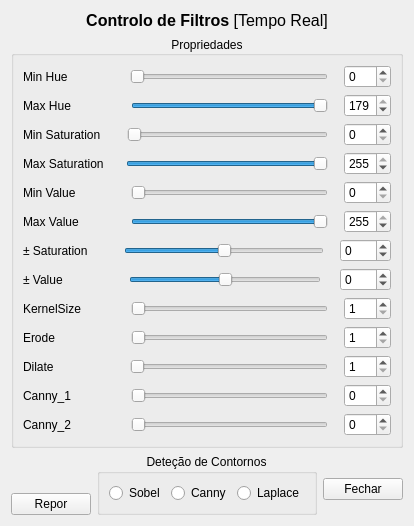
<?xml version="1.0" encoding="UTF-8"?>
<ui version="4.0">
 <class>Form</class>
 <widget class="QWidget" name="Form">
  <property name="geometry">
   <rect>
    <x>0</x>
    <y>0</y>
    <width>414</width>
    <height>498</height>
   </rect>
  </property>
  <property name="minimumSize">
   <size>
    <width>280</width>
    <height>0</height>
   </size>
  </property>
  <property name="windowTitle">
   <string>Controlo de Filtros</string>
  </property>
  <property name="windowIcon">
   <iconset>
    <normaloff>icons/colour.ico</normaloff>icons/colour.ico</iconset>
  </property>
  <layout class="QVBoxLayout" name="verticalLayout">
   <item>
    <spacer name="verticalSpacer">
     <property name="orientation">
      <enum>Qt::Vertical</enum>
     </property>
     <property name="sizeType">
      <enum>QSizePolicy::Preferred</enum>
     </property>
     <property name="sizeHint" stdset="0">
      <size>
       <width>20</width>
       <height>5</height>
      </size>
     </property>
    </spacer>
   </item>
   <item>
    <widget class="QLabel" name="title_lb">
     <property name="sizePolicy">
      <sizepolicy hsizetype="Preferred" vsizetype="Fixed">
       <horstretch>0</horstretch>
       <verstretch>100</verstretch>
      </sizepolicy>
     </property>
     <property name="font">
      <font>
       <family>MS Shell Dlg 2</family>
       <pointsize>12</pointsize>
       <weight>50</weight>
       <italic>false</italic>
       <bold>false</bold>
      </font>
     </property>
     <property name="layoutDirection">
      <enum>Qt::LeftToRight</enum>
     </property>
     <property name="styleSheet">
      <string notr="true">font: 12pt &quot;MS Shell Dlg 2&quot;;</string>
     </property>
     <property name="text">
      <string>&lt;html&gt;&lt;head/&gt;&lt;body&gt;&lt;p&gt;&lt;span style=&quot; font-weight:600;&quot;&gt;Controlo de Filtros&lt;/span&gt; [Tempo Real]&lt;/p&gt;&lt;/body&gt;&lt;/html&gt;</string>
     </property>
     <property name="textFormat">
      <enum>Qt::AutoText</enum>
     </property>
     <property name="alignment">
      <set>Qt::AlignCenter</set>
     </property>
    </widget>
   </item>
   <item>
    <spacer name="verticalSpacer_2">
     <property name="orientation">
      <enum>Qt::Vertical</enum>
     </property>
     <property name="sizeType">
      <enum>QSizePolicy::Preferred</enum>
     </property>
     <property name="sizeHint" stdset="0">
      <size>
       <width>20</width>
       <height>13</height>
      </size>
     </property>
    </spacer>
   </item>
   <item>
    <widget class="QGroupBox" name="properties_groupBox">
     <property name="title">
      <string>Propriedades</string>
     </property>
     <property name="alignment">
      <set>Qt::AlignCenter</set>
     </property>
     <layout class="QVBoxLayout" name="verticalLayout_2">
      <item>
       <layout class="QHBoxLayout" name="horizontalLayout">
        <item>
         <widget class="QLabel" name="minhue_lb">
          <property name="sizePolicy">
           <sizepolicy hsizetype="Preferred" vsizetype="Expanding">
            <horstretch>0</horstretch>
            <verstretch>0</verstretch>
           </sizepolicy>
          </property>
          <property name="text">
           <string>Min Hue     ⠀      </string>
          </property>
          <property name="scaledContents">
           <bool>false</bool>
          </property>
          <property name="alignment">
           <set>Qt::AlignLeading|Qt::AlignLeft|Qt::AlignVCenter</set>
          </property>
         </widget>
        </item>
        <item>
         <spacer name="horizontalSpacer_6">
          <property name="orientation">
           <enum>Qt::Horizontal</enum>
          </property>
          <property name="sizeType">
           <enum>QSizePolicy::Preferred</enum>
          </property>
          <property name="sizeHint" stdset="0">
           <size>
            <width>10</width>
            <height>20</height>
           </size>
          </property>
         </spacer>
        </item>
        <item>
         <widget class="QSlider" name="minhue_slider">
          <property name="maximum">
           <number>179</number>
          </property>
          <property name="orientation">
           <enum>Qt::Horizontal</enum>
          </property>
         </widget>
        </item>
        <item>
         <spacer name="horizontalSpacer_12">
          <property name="orientation">
           <enum>Qt::Horizontal</enum>
          </property>
          <property name="sizeType">
           <enum>QSizePolicy::Preferred</enum>
          </property>
          <property name="sizeHint" stdset="0">
           <size>
            <width>10</width>
            <height>20</height>
           </size>
          </property>
         </spacer>
        </item>
        <item>
         <widget class="QSpinBox" name="minhue_spinbox">
          <property name="sizePolicy">
           <sizepolicy hsizetype="Preferred" vsizetype="Fixed">
            <horstretch>0</horstretch>
            <verstretch>0</verstretch>
           </sizepolicy>
          </property>
          <property name="minimumSize">
           <size>
            <width>47</width>
            <height>0</height>
           </size>
          </property>
          <property name="inputMethodHints">
           <set>Qt::ImhDigitsOnly</set>
          </property>
          <property name="minimum">
           <number>0</number>
          </property>
          <property name="maximum">
           <number>179</number>
          </property>
          <property name="value">
           <number>0</number>
          </property>
         </widget>
        </item>
       </layout>
      </item>
      <item>
       <layout class="QHBoxLayout" name="horizontalLayout_4">
        <item>
         <widget class="QLabel" name="maxhue_lb">
          <property name="sizePolicy">
           <sizepolicy hsizetype="Preferred" vsizetype="Expanding">
            <horstretch>0</horstretch>
            <verstretch>0</verstretch>
           </sizepolicy>
          </property>
          <property name="text">
           <string>Max Hue             </string>
          </property>
         </widget>
        </item>
        <item>
         <spacer name="horizontalSpacer_4">
          <property name="orientation">
           <enum>Qt::Horizontal</enum>
          </property>
          <property name="sizeType">
           <enum>QSizePolicy::Preferred</enum>
          </property>
          <property name="sizeHint" stdset="0">
           <size>
            <width>10</width>
            <height>20</height>
           </size>
          </property>
         </spacer>
        </item>
        <item>
         <widget class="QSlider" name="maxhue_slider">
          <property name="maximum">
           <number>179</number>
          </property>
          <property name="value">
           <number>179</number>
          </property>
          <property name="orientation">
           <enum>Qt::Horizontal</enum>
          </property>
         </widget>
        </item>
        <item>
         <spacer name="horizontalSpacer_9">
          <property name="orientation">
           <enum>Qt::Horizontal</enum>
          </property>
          <property name="sizeType">
           <enum>QSizePolicy::Preferred</enum>
          </property>
          <property name="sizeHint" stdset="0">
           <size>
            <width>10</width>
            <height>20</height>
           </size>
          </property>
         </spacer>
        </item>
        <item>
         <widget class="QSpinBox" name="maxhue_spinbox">
          <property name="sizePolicy">
           <sizepolicy hsizetype="Preferred" vsizetype="Fixed">
            <horstretch>0</horstretch>
            <verstretch>0</verstretch>
           </sizepolicy>
          </property>
          <property name="minimumSize">
           <size>
            <width>47</width>
            <height>0</height>
           </size>
          </property>
          <property name="inputMethodHints">
           <set>Qt::ImhDigitsOnly</set>
          </property>
          <property name="minimum">
           <number>0</number>
          </property>
          <property name="maximum">
           <number>179</number>
          </property>
          <property name="value">
           <number>179</number>
          </property>
         </widget>
        </item>
       </layout>
      </item>
      <item>
       <layout class="QHBoxLayout" name="horizontalLayout_2">
        <item>
         <widget class="QLabel" name="minsat_lb">
          <property name="sizePolicy">
           <sizepolicy hsizetype="Preferred" vsizetype="Expanding">
            <horstretch>0</horstretch>
            <verstretch>0</verstretch>
           </sizepolicy>
          </property>
          <property name="text">
           <string>Min Saturation   </string>
          </property>
         </widget>
        </item>
        <item>
         <spacer name="horizontalSpacer_5">
          <property name="orientation">
           <enum>Qt::Horizontal</enum>
          </property>
          <property name="sizeType">
           <enum>QSizePolicy::Preferred</enum>
          </property>
          <property name="sizeHint" stdset="0">
           <size>
            <width>10</width>
            <height>20</height>
           </size>
          </property>
         </spacer>
        </item>
        <item>
         <widget class="QSlider" name="minsat_slider">
          <property name="sizePolicy">
           <sizepolicy hsizetype="Expanding" vsizetype="Fixed">
            <horstretch>0</horstretch>
            <verstretch>0</verstretch>
           </sizepolicy>
          </property>
          <property name="maximum">
           <number>255</number>
          </property>
          <property name="orientation">
           <enum>Qt::Horizontal</enum>
          </property>
         </widget>
        </item>
        <item>
         <spacer name="horizontalSpacer_11">
          <property name="orientation">
           <enum>Qt::Horizontal</enum>
          </property>
          <property name="sizeType">
           <enum>QSizePolicy::Preferred</enum>
          </property>
          <property name="sizeHint" stdset="0">
           <size>
            <width>10</width>
            <height>20</height>
           </size>
          </property>
         </spacer>
        </item>
        <item>
         <widget class="QSpinBox" name="minsat_spinbox">
          <property name="sizePolicy">
           <sizepolicy hsizetype="Preferred" vsizetype="Fixed">
            <horstretch>0</horstretch>
            <verstretch>0</verstretch>
           </sizepolicy>
          </property>
          <property name="minimumSize">
           <size>
            <width>47</width>
            <height>0</height>
           </size>
          </property>
          <property name="inputMethodHints">
           <set>Qt::ImhDigitsOnly</set>
          </property>
          <property name="minimum">
           <number>0</number>
          </property>
          <property name="maximum">
           <number>255</number>
          </property>
         </widget>
        </item>
       </layout>
      </item>
      <item>
       <layout class="QHBoxLayout" name="horizontalLayout_5">
        <item>
         <widget class="QLabel" name="maxsat_lb">
          <property name="sizePolicy">
           <sizepolicy hsizetype="Preferred" vsizetype="Expanding">
            <horstretch>0</horstretch>
            <verstretch>0</verstretch>
           </sizepolicy>
          </property>
          <property name="text">
           <string>Max Saturation   </string>
          </property>
         </widget>
        </item>
        <item>
         <spacer name="horizontalSpacer_3">
          <property name="orientation">
           <enum>Qt::Horizontal</enum>
          </property>
          <property name="sizeType">
           <enum>QSizePolicy::Preferred</enum>
          </property>
          <property name="sizeHint" stdset="0">
           <size>
            <width>10</width>
            <height>20</height>
           </size>
          </property>
         </spacer>
        </item>
        <item>
         <widget class="QSlider" name="maxsat_slider">
          <property name="maximum">
           <number>255</number>
          </property>
          <property name="value">
           <number>255</number>
          </property>
          <property name="orientation">
           <enum>Qt::Horizontal</enum>
          </property>
         </widget>
        </item>
        <item>
         <spacer name="horizontalSpacer_8">
          <property name="orientation">
           <enum>Qt::Horizontal</enum>
          </property>
          <property name="sizeType">
           <enum>QSizePolicy::Preferred</enum>
          </property>
          <property name="sizeHint" stdset="0">
           <size>
            <width>10</width>
            <height>20</height>
           </size>
          </property>
         </spacer>
        </item>
        <item>
         <widget class="QSpinBox" name="maxsat_spinbox">
          <property name="sizePolicy">
           <sizepolicy hsizetype="Preferred" vsizetype="Fixed">
            <horstretch>0</horstretch>
            <verstretch>0</verstretch>
           </sizepolicy>
          </property>
          <property name="minimumSize">
           <size>
            <width>47</width>
            <height>0</height>
           </size>
          </property>
          <property name="inputMethodHints">
           <set>Qt::ImhDigitsOnly</set>
          </property>
          <property name="minimum">
           <number>0</number>
          </property>
          <property name="maximum">
           <number>255</number>
          </property>
          <property name="value">
           <number>255</number>
          </property>
         </widget>
        </item>
       </layout>
      </item>
      <item>
       <layout class="QHBoxLayout" name="horizontalLayout_3">
        <item>
         <widget class="QLabel" name="minval_lb">
          <property name="sizePolicy">
           <sizepolicy hsizetype="Preferred" vsizetype="Expanding">
            <horstretch>0</horstretch>
            <verstretch>0</verstretch>
           </sizepolicy>
          </property>
          <property name="text">
           <string>Min Value   ⠀      </string>
          </property>
         </widget>
        </item>
        <item>
         <spacer name="horizontalSpacer">
          <property name="orientation">
           <enum>Qt::Horizontal</enum>
          </property>
          <property name="sizeType">
           <enum>QSizePolicy::Preferred</enum>
          </property>
          <property name="sizeHint" stdset="0">
           <size>
            <width>10</width>
            <height>20</height>
           </size>
          </property>
         </spacer>
        </item>
        <item>
         <widget class="QSlider" name="minval_slider">
          <property name="maximum">
           <number>255</number>
          </property>
          <property name="orientation">
           <enum>Qt::Horizontal</enum>
          </property>
         </widget>
        </item>
        <item>
         <spacer name="horizontalSpacer_10">
          <property name="orientation">
           <enum>Qt::Horizontal</enum>
          </property>
          <property name="sizeType">
           <enum>QSizePolicy::Preferred</enum>
          </property>
          <property name="sizeHint" stdset="0">
           <size>
            <width>10</width>
            <height>20</height>
           </size>
          </property>
         </spacer>
        </item>
        <item>
         <widget class="QSpinBox" name="minval_spinbox">
          <property name="sizePolicy">
           <sizepolicy hsizetype="Preferred" vsizetype="Fixed">
            <horstretch>0</horstretch>
            <verstretch>0</verstretch>
           </sizepolicy>
          </property>
          <property name="minimumSize">
           <size>
            <width>47</width>
            <height>0</height>
           </size>
          </property>
          <property name="inputMethodHints">
           <set>Qt::ImhDigitsOnly</set>
          </property>
          <property name="minimum">
           <number>0</number>
          </property>
          <property name="maximum">
           <number>255</number>
          </property>
         </widget>
        </item>
       </layout>
      </item>
      <item>
       <layout class="QHBoxLayout" name="horizontalLayout_6">
        <item>
         <widget class="QLabel" name="maxval_lb">
          <property name="enabled">
           <bool>true</bool>
          </property>
          <property name="sizePolicy">
           <sizepolicy hsizetype="Preferred" vsizetype="Expanding">
            <horstretch>0</horstretch>
            <verstretch>0</verstretch>
           </sizepolicy>
          </property>
          <property name="text">
           <string>Max Value    ⠀    </string>
          </property>
         </widget>
        </item>
        <item>
         <spacer name="horizontalSpacer_2">
          <property name="orientation">
           <enum>Qt::Horizontal</enum>
          </property>
          <property name="sizeType">
           <enum>QSizePolicy::Preferred</enum>
          </property>
          <property name="sizeHint" stdset="0">
           <size>
            <width>10</width>
            <height>20</height>
           </size>
          </property>
         </spacer>
        </item>
        <item>
         <widget class="QSlider" name="maxval_slider">
          <property name="maximum">
           <number>255</number>
          </property>
          <property name="value">
           <number>255</number>
          </property>
          <property name="orientation">
           <enum>Qt::Horizontal</enum>
          </property>
         </widget>
        </item>
        <item>
         <spacer name="horizontalSpacer_7">
          <property name="orientation">
           <enum>Qt::Horizontal</enum>
          </property>
          <property name="sizeType">
           <enum>QSizePolicy::Preferred</enum>
          </property>
          <property name="sizeHint" stdset="0">
           <size>
            <width>10</width>
            <height>20</height>
           </size>
          </property>
         </spacer>
        </item>
        <item>
         <widget class="QSpinBox" name="maxval_spinbox">
          <property name="sizePolicy">
           <sizepolicy hsizetype="Preferred" vsizetype="Fixed">
            <horstretch>0</horstretch>
            <verstretch>0</verstretch>
           </sizepolicy>
          </property>
          <property name="minimumSize">
           <size>
            <width>47</width>
            <height>0</height>
           </size>
          </property>
          <property name="inputMethodHints">
           <set>Qt::ImhDigitsOnly</set>
          </property>
          <property name="minimum">
           <number>0</number>
          </property>
          <property name="maximum">
           <number>255</number>
          </property>
          <property name="value">
           <number>255</number>
          </property>
         </widget>
        </item>
       </layout>
      </item>
      <item>
       <layout class="QHBoxLayout" name="horizontalLayout_7">
        <item>
         <widget class="QLabel" name="addsubsat_lb">
          <property name="sizePolicy">
           <sizepolicy hsizetype="Preferred" vsizetype="Expanding">
            <horstretch>0</horstretch>
            <verstretch>0</verstretch>
           </sizepolicy>
          </property>
          <property name="text">
           <string>± Saturation      </string>
          </property>
         </widget>
        </item>
        <item>
         <spacer name="horizontalSpacer_13">
          <property name="orientation">
           <enum>Qt::Horizontal</enum>
          </property>
          <property name="sizeType">
           <enum>QSizePolicy::Preferred</enum>
          </property>
          <property name="sizeHint" stdset="0">
           <size>
            <width>10</width>
            <height>20</height>
           </size>
          </property>
         </spacer>
        </item>
        <item>
         <widget class="QSlider" name="sataddsub_slider">
          <property name="minimum">
           <number>-255</number>
          </property>
          <property name="maximum">
           <number>255</number>
          </property>
          <property name="value">
           <number>0</number>
          </property>
          <property name="orientation">
           <enum>Qt::Horizontal</enum>
          </property>
         </widget>
        </item>
        <item>
         <spacer name="horizontalSpacer_14">
          <property name="orientation">
           <enum>Qt::Horizontal</enum>
          </property>
          <property name="sizeType">
           <enum>QSizePolicy::Preferred</enum>
          </property>
          <property name="sizeHint" stdset="0">
           <size>
            <width>10</width>
            <height>20</height>
           </size>
          </property>
         </spacer>
        </item>
        <item>
         <widget class="QSpinBox" name="sataddsub_spinbox">
          <property name="sizePolicy">
           <sizepolicy hsizetype="Preferred" vsizetype="Fixed">
            <horstretch>0</horstretch>
            <verstretch>0</verstretch>
           </sizepolicy>
          </property>
          <property name="minimumSize">
           <size>
            <width>47</width>
            <height>0</height>
           </size>
          </property>
          <property name="inputMethodHints">
           <set>Qt::ImhDigitsOnly</set>
          </property>
          <property name="minimum">
           <number>-255</number>
          </property>
          <property name="maximum">
           <number>255</number>
          </property>
         </widget>
        </item>
       </layout>
      </item>
      <item>
       <layout class="QHBoxLayout" name="horizontalLayout_8">
        <item>
         <widget class="QLabel" name="addsubsat_lb_2">
          <property name="sizePolicy">
           <sizepolicy hsizetype="Preferred" vsizetype="Expanding">
            <horstretch>0</horstretch>
            <verstretch>0</verstretch>
           </sizepolicy>
          </property>
          <property name="text">
           <string>± Value              </string>
          </property>
         </widget>
        </item>
        <item>
         <spacer name="horizontalSpacer_17">
          <property name="orientation">
           <enum>Qt::Horizontal</enum>
          </property>
          <property name="sizeType">
           <enum>QSizePolicy::Preferred</enum>
          </property>
          <property name="sizeHint" stdset="0">
           <size>
            <width>13</width>
            <height>20</height>
           </size>
          </property>
         </spacer>
        </item>
        <item>
         <widget class="QSlider" name="valaddsub_slider">
          <property name="minimum">
           <number>-255</number>
          </property>
          <property name="maximum">
           <number>255</number>
          </property>
          <property name="value">
           <number>0</number>
          </property>
          <property name="orientation">
           <enum>Qt::Horizontal</enum>
          </property>
         </widget>
        </item>
        <item>
         <spacer name="horizontalSpacer_18">
          <property name="orientation">
           <enum>Qt::Horizontal</enum>
          </property>
          <property name="sizeType">
           <enum>QSizePolicy::Preferred</enum>
          </property>
          <property name="sizeHint" stdset="0">
           <size>
            <width>13</width>
            <height>20</height>
           </size>
          </property>
         </spacer>
        </item>
        <item>
         <widget class="QSpinBox" name="valaddsub_spinbox">
          <property name="sizePolicy">
           <sizepolicy hsizetype="Preferred" vsizetype="Fixed">
            <horstretch>0</horstretch>
            <verstretch>0</verstretch>
           </sizepolicy>
          </property>
          <property name="minimumSize">
           <size>
            <width>47</width>
            <height>0</height>
           </size>
          </property>
          <property name="inputMethodHints">
           <set>Qt::ImhDigitsOnly</set>
          </property>
          <property name="minimum">
           <number>-255</number>
          </property>
          <property name="maximum">
           <number>255</number>
          </property>
         </widget>
        </item>
       </layout>
      </item>
      <item>
       <layout class="QHBoxLayout" name="horizontalLayout_11">
        <item>
         <widget class="QLabel" name="kernelsize_lb">
          <property name="sizePolicy">
           <sizepolicy hsizetype="Preferred" vsizetype="Expanding">
            <horstretch>0</horstretch>
            <verstretch>0</verstretch>
           </sizepolicy>
          </property>
          <property name="text">
           <string>KernelSize          </string>
          </property>
         </widget>
        </item>
        <item>
         <spacer name="horizontalSpacer_19">
          <property name="orientation">
           <enum>Qt::Horizontal</enum>
          </property>
          <property name="sizeType">
           <enum>QSizePolicy::Preferred</enum>
          </property>
          <property name="sizeHint" stdset="0">
           <size>
            <width>10</width>
            <height>20</height>
           </size>
          </property>
         </spacer>
        </item>
        <item>
         <widget class="QSlider" name="kernelsize_slider">
          <property name="minimum">
           <number>1</number>
          </property>
          <property name="maximum">
           <number>30</number>
          </property>
          <property name="pageStep">
           <number>1</number>
          </property>
          <property name="value">
           <number>1</number>
          </property>
          <property name="orientation">
           <enum>Qt::Horizontal</enum>
          </property>
         </widget>
        </item>
        <item>
         <spacer name="horizontalSpacer_20">
          <property name="orientation">
           <enum>Qt::Horizontal</enum>
          </property>
          <property name="sizeType">
           <enum>QSizePolicy::Preferred</enum>
          </property>
          <property name="sizeHint" stdset="0">
           <size>
            <width>10</width>
            <height>20</height>
           </size>
          </property>
         </spacer>
        </item>
        <item>
         <widget class="QSpinBox" name="kernelsize_spinbox">
          <property name="sizePolicy">
           <sizepolicy hsizetype="Preferred" vsizetype="Fixed">
            <horstretch>0</horstretch>
            <verstretch>0</verstretch>
           </sizepolicy>
          </property>
          <property name="minimumSize">
           <size>
            <width>47</width>
            <height>0</height>
           </size>
          </property>
          <property name="inputMethodHints">
           <set>Qt::ImhDigitsOnly</set>
          </property>
          <property name="minimum">
           <number>1</number>
          </property>
          <property name="maximum">
           <number>30</number>
          </property>
         </widget>
        </item>
       </layout>
      </item>
      <item>
       <layout class="QHBoxLayout" name="horizontalLayout_12">
        <item>
         <widget class="QLabel" name="erodelter_lb">
          <property name="sizePolicy">
           <sizepolicy hsizetype="Preferred" vsizetype="Expanding">
            <horstretch>0</horstretch>
            <verstretch>0</verstretch>
           </sizepolicy>
          </property>
          <property name="text">
           <string>Erode                  </string>
          </property>
         </widget>
        </item>
        <item>
         <spacer name="horizontalSpacer_21">
          <property name="orientation">
           <enum>Qt::Horizontal</enum>
          </property>
          <property name="sizeType">
           <enum>QSizePolicy::Preferred</enum>
          </property>
          <property name="sizeHint" stdset="0">
           <size>
            <width>10</width>
            <height>20</height>
           </size>
          </property>
         </spacer>
        </item>
        <item>
         <widget class="QSlider" name="erodelter_slider">
          <property name="minimum">
           <number>1</number>
          </property>
          <property name="maximum">
           <number>5</number>
          </property>
          <property name="value">
           <number>1</number>
          </property>
          <property name="orientation">
           <enum>Qt::Horizontal</enum>
          </property>
         </widget>
        </item>
        <item>
         <spacer name="horizontalSpacer_22">
          <property name="orientation">
           <enum>Qt::Horizontal</enum>
          </property>
          <property name="sizeType">
           <enum>QSizePolicy::Preferred</enum>
          </property>
          <property name="sizeHint" stdset="0">
           <size>
            <width>10</width>
            <height>20</height>
           </size>
          </property>
         </spacer>
        </item>
        <item>
         <widget class="QSpinBox" name="erodelter_spinbox">
          <property name="sizePolicy">
           <sizepolicy hsizetype="Preferred" vsizetype="Fixed">
            <horstretch>0</horstretch>
            <verstretch>0</verstretch>
           </sizepolicy>
          </property>
          <property name="minimumSize">
           <size>
            <width>47</width>
            <height>0</height>
           </size>
          </property>
          <property name="inputMethodHints">
           <set>Qt::ImhDigitsOnly</set>
          </property>
          <property name="minimum">
           <number>1</number>
          </property>
          <property name="maximum">
           <number>5</number>
          </property>
         </widget>
        </item>
       </layout>
      </item>
      <item>
       <layout class="QHBoxLayout" name="horizontalLayout_15">
        <item>
         <widget class="QLabel" name="dilatelter_lb">
          <property name="sizePolicy">
           <sizepolicy hsizetype="Preferred" vsizetype="Expanding">
            <horstretch>0</horstretch>
            <verstretch>0</verstretch>
           </sizepolicy>
          </property>
          <property name="text">
           <string>Dilate                  </string>
          </property>
         </widget>
        </item>
        <item>
         <spacer name="horizontalSpacer_27">
          <property name="orientation">
           <enum>Qt::Horizontal</enum>
          </property>
          <property name="sizeType">
           <enum>QSizePolicy::Preferred</enum>
          </property>
          <property name="sizeHint" stdset="0">
           <size>
            <width>10</width>
            <height>20</height>
           </size>
          </property>
         </spacer>
        </item>
        <item>
         <widget class="QSlider" name="dilatelter_slider">
          <property name="minimum">
           <number>1</number>
          </property>
          <property name="maximum">
           <number>5</number>
          </property>
          <property name="value">
           <number>1</number>
          </property>
          <property name="orientation">
           <enum>Qt::Horizontal</enum>
          </property>
         </widget>
        </item>
        <item>
         <spacer name="horizontalSpacer_28">
          <property name="orientation">
           <enum>Qt::Horizontal</enum>
          </property>
          <property name="sizeType">
           <enum>QSizePolicy::Preferred</enum>
          </property>
          <property name="sizeHint" stdset="0">
           <size>
            <width>10</width>
            <height>20</height>
           </size>
          </property>
         </spacer>
        </item>
        <item>
         <widget class="QSpinBox" name="dilatelter_spinbox">
          <property name="sizePolicy">
           <sizepolicy hsizetype="Preferred" vsizetype="Fixed">
            <horstretch>0</horstretch>
            <verstretch>0</verstretch>
           </sizepolicy>
          </property>
          <property name="minimumSize">
           <size>
            <width>47</width>
            <height>0</height>
           </size>
          </property>
          <property name="inputMethodHints">
           <set>Qt::ImhDigitsOnly</set>
          </property>
          <property name="minimum">
           <number>1</number>
          </property>
          <property name="maximum">
           <number>5</number>
          </property>
         </widget>
        </item>
       </layout>
      </item>
      <item>
       <layout class="QHBoxLayout" name="horizontalLayout_14">
        <item>
         <widget class="QLabel" name="canny1_lb">
          <property name="sizePolicy">
           <sizepolicy hsizetype="Preferred" vsizetype="Expanding">
            <horstretch>0</horstretch>
            <verstretch>0</verstretch>
           </sizepolicy>
          </property>
          <property name="text">
           <string>Canny_1             </string>
          </property>
         </widget>
        </item>
        <item>
         <spacer name="horizontalSpacer_25">
          <property name="orientation">
           <enum>Qt::Horizontal</enum>
          </property>
          <property name="sizeType">
           <enum>QSizePolicy::Preferred</enum>
          </property>
          <property name="sizeHint" stdset="0">
           <size>
            <width>10</width>
            <height>20</height>
           </size>
          </property>
         </spacer>
        </item>
        <item>
         <widget class="QSlider" name="canny1_slider">
          <property name="minimum">
           <number>0</number>
          </property>
          <property name="maximum">
           <number>200</number>
          </property>
          <property name="value">
           <number>0</number>
          </property>
          <property name="orientation">
           <enum>Qt::Horizontal</enum>
          </property>
         </widget>
        </item>
        <item>
         <spacer name="horizontalSpacer_26">
          <property name="orientation">
           <enum>Qt::Horizontal</enum>
          </property>
          <property name="sizeType">
           <enum>QSizePolicy::Preferred</enum>
          </property>
          <property name="sizeHint" stdset="0">
           <size>
            <width>10</width>
            <height>20</height>
           </size>
          </property>
         </spacer>
        </item>
        <item>
         <widget class="QSpinBox" name="canny1_spinbox">
          <property name="sizePolicy">
           <sizepolicy hsizetype="Preferred" vsizetype="Fixed">
            <horstretch>0</horstretch>
            <verstretch>0</verstretch>
           </sizepolicy>
          </property>
          <property name="minimumSize">
           <size>
            <width>47</width>
            <height>0</height>
           </size>
          </property>
          <property name="inputMethodHints">
           <set>Qt::ImhDigitsOnly</set>
          </property>
          <property name="minimum">
           <number>0</number>
          </property>
          <property name="maximum">
           <number>200</number>
          </property>
         </widget>
        </item>
       </layout>
      </item>
      <item>
       <layout class="QHBoxLayout" name="horizontalLayout_13">
        <item>
         <widget class="QLabel" name="canny2_lb">
          <property name="sizePolicy">
           <sizepolicy hsizetype="Preferred" vsizetype="Expanding">
            <horstretch>0</horstretch>
            <verstretch>0</verstretch>
           </sizepolicy>
          </property>
          <property name="text">
           <string>Canny_2             </string>
          </property>
         </widget>
        </item>
        <item>
         <spacer name="horizontalSpacer_23">
          <property name="orientation">
           <enum>Qt::Horizontal</enum>
          </property>
          <property name="sizeType">
           <enum>QSizePolicy::Preferred</enum>
          </property>
          <property name="sizeHint" stdset="0">
           <size>
            <width>10</width>
            <height>20</height>
           </size>
          </property>
         </spacer>
        </item>
        <item>
         <widget class="QSlider" name="canny2_slider">
          <property name="minimum">
           <number>0</number>
          </property>
          <property name="maximum">
           <number>500</number>
          </property>
          <property name="value">
           <number>0</number>
          </property>
          <property name="orientation">
           <enum>Qt::Horizontal</enum>
          </property>
         </widget>
        </item>
        <item>
         <spacer name="horizontalSpacer_24">
          <property name="orientation">
           <enum>Qt::Horizontal</enum>
          </property>
          <property name="sizeType">
           <enum>QSizePolicy::Preferred</enum>
          </property>
          <property name="sizeHint" stdset="0">
           <size>
            <width>10</width>
            <height>20</height>
           </size>
          </property>
         </spacer>
        </item>
        <item>
         <widget class="QSpinBox" name="canny2_spinbox">
          <property name="sizePolicy">
           <sizepolicy hsizetype="Preferred" vsizetype="Fixed">
            <horstretch>0</horstretch>
            <verstretch>0</verstretch>
           </sizepolicy>
          </property>
          <property name="minimumSize">
           <size>
            <width>47</width>
            <height>0</height>
           </size>
          </property>
          <property name="inputMethodHints">
           <set>Qt::ImhDigitsOnly</set>
          </property>
          <property name="minimum">
           <number>0</number>
          </property>
          <property name="maximum">
           <number>500</number>
          </property>
         </widget>
        </item>
       </layout>
      </item>
     </layout>
    </widget>
   </item>
   <item>
    <spacer name="verticalSpacer_4">
     <property name="orientation">
      <enum>Qt::Vertical</enum>
     </property>
     <property name="sizeType">
      <enum>QSizePolicy::Preferred</enum>
     </property>
     <property name="sizeHint" stdset="0">
      <size>
       <width>20</width>
       <height>4</height>
      </size>
     </property>
    </spacer>
   </item>
   <item>
    <layout class="QHBoxLayout" name="horizontalLayout_9">
     <item>
      <layout class="QVBoxLayout" name="verticalLayout_3">
       <item>
        <spacer name="verticalSpacer_3">
         <property name="orientation">
          <enum>Qt::Vertical</enum>
         </property>
         <property name="sizeHint" stdset="0">
          <size>
           <width>20</width>
           <height>10</height>
          </size>
         </property>
        </spacer>
       </item>
       <item>
        <widget class="QPushButton" name="reset_bt">
         <property name="layoutDirection">
          <enum>Qt::LeftToRight</enum>
         </property>
         <property name="text">
          <string>Repor</string>
         </property>
        </widget>
       </item>
      </layout>
     </item>
     <item>
      <widget class="QGroupBox" name="edgedetection_groupBox">
       <property name="sizePolicy">
        <sizepolicy hsizetype="Preferred" vsizetype="Minimum">
         <horstretch>0</horstretch>
         <verstretch>0</verstretch>
        </sizepolicy>
       </property>
       <property name="layoutDirection">
        <enum>Qt::LeftToRight</enum>
       </property>
       <property name="title">
        <string>Deteção de Contornos</string>
       </property>
       <property name="alignment">
        <set>Qt::AlignHCenter|Qt::AlignTop</set>
       </property>
       <layout class="QHBoxLayout" name="horizontalLayout_10">
        <item>
         <widget class="QRadioButton" name="laplace_radiobt_2">
          <property name="text">
           <string>Sobel</string>
          </property>
          <property name="autoExclusive">
           <bool>false</bool>
          </property>
         </widget>
        </item>
        <item>
         <widget class="QRadioButton" name="canny_radiobt">
          <property name="layoutDirection">
           <enum>Qt::LeftToRight</enum>
          </property>
          <property name="text">
           <string>Canny</string>
          </property>
          <property name="autoRepeat">
           <bool>false</bool>
          </property>
          <property name="autoExclusive">
           <bool>false</bool>
          </property>
         </widget>
        </item>
        <item>
         <widget class="QRadioButton" name="laplace_radiobt">
          <property name="text">
           <string>Laplace</string>
          </property>
          <property name="autoExclusive">
           <bool>false</bool>
          </property>
         </widget>
        </item>
       </layout>
      </widget>
     </item>
     <item>
      <layout class="QVBoxLayout" name="verticalLayout_4">
       <item>
        <spacer name="verticalSpacer_5">
         <property name="orientation">
          <enum>Qt::Vertical</enum>
         </property>
         <property name="sizeType">
          <enum>QSizePolicy::Minimum</enum>
         </property>
         <property name="sizeHint" stdset="0">
          <size>
           <width>20</width>
           <height>10</height>
          </size>
         </property>
        </spacer>
       </item>
       <item>
        <widget class="QPushButton" name="close_bt">
         <property name="sizePolicy">
          <sizepolicy hsizetype="Preferred" vsizetype="Fixed">
           <horstretch>0</horstretch>
           <verstretch>0</verstretch>
          </sizepolicy>
         </property>
         <property name="text">
          <string>Fechar</string>
         </property>
        </widget>
       </item>
      </layout>
     </item>
    </layout>
   </item>
  </layout>
 </widget>
 <resources/>
 <connections/>
</ui>
